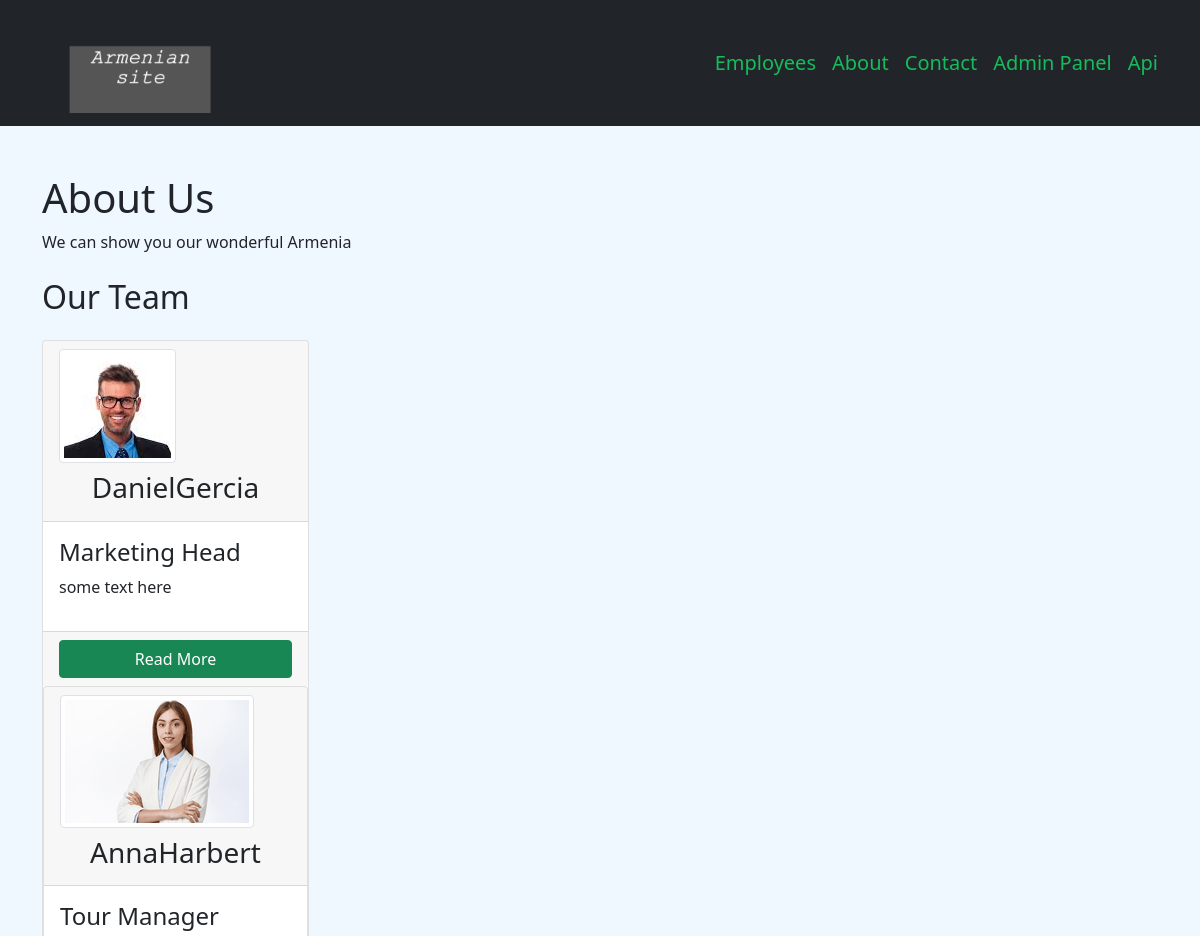
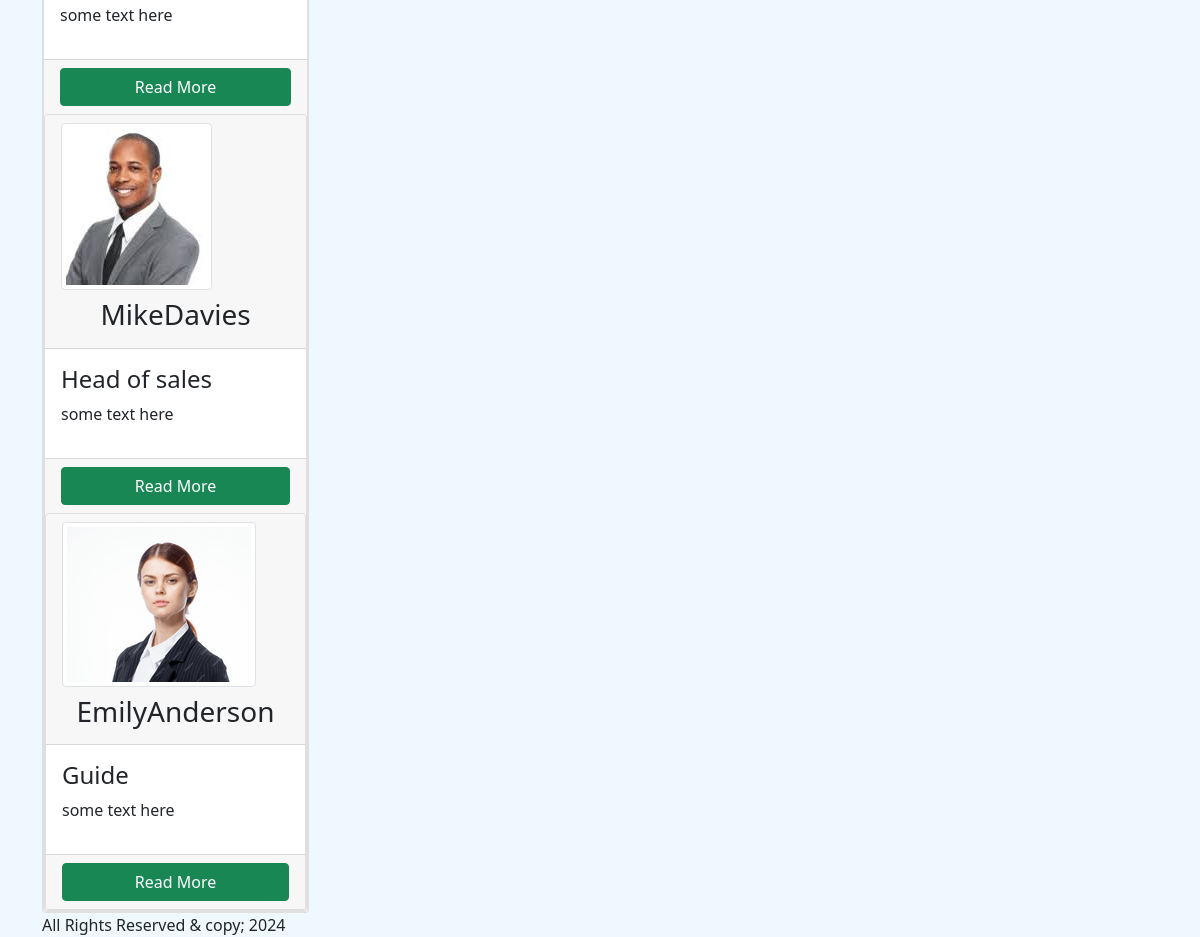
The page /about/ on the database its author committed (2 pictures, top to bottom).
### employees/models.py (models this page shows, shortened)
class About(models.Model):
    title = models.CharField(max_length=255)
    body = models.TextField(max_length=255)
    class Meta:
        verbose_name = "about"
        verbose_name_plural = "abouts"

class Team(models.Model):
    first_name = models.CharField(max_length=55)
    last_name = models.CharField(max_length=55)
    position = models.CharField(max_length=55)
    about = models.TextField(max_length=255)
    avatar = models.ImageField(
        upload_to= "team")
    class Meta:
        verbose_name = "team"
        verbose_name_plural = "teams"

### employees/views.py (the view)
# urls.py: path('about/', views.about, name="about"),
def about(request):
    about_text = About.objects.all()
    team = Team.objects.all()
    return render(request, "about.html", {
        "about_text": about_text,
        "team": team
    })

### employees/templates/about.html (shortened to what this page needs)
{% extends "base.html" %}
{% block about_template %}
  <div class="mt-5">
    <article>
      {% for about in about_text %}
        <h1>{{about.title}}</h1>
        <p>{{about.body}}</p>
      {% endfor %}
    </article>
    <h2 class="mt-4 mb-4">Our Team</h2>
      <div style="
        display:grid;
        grid-template-columns: repeat(auto-fill, minmax(250px, 1fr));
        grid-gap: 16px;
      ">
        {% for member in team %}
          <div class="card">
            <div class="card-header">
              <div>
                <img class="img-thumbnail" src="{{ member.avatar.url }}" alt="{{ member.position }}">
              </div>
                <h3 class="text-center mt-2 mb-2">{{member.first_name}}{{member.last_name}}</h3>
            </div>
            <div class="card-body">
              <h4>{{member.position}}</h4>
              <p>{{member.about}}</p>
            </div>
            <div class="card-footer">
                <a href="{% url 'app:single_member' member.id %}" class="btn btn-success d-block">Read More</a>
            </div>
            {% endfor %}
        </div>
      </div>
  </div>
{% endblock %}

### static/css/styles.css (style rules this page uses)
body { background-color: aliceblue; }

### rows shown on the page
About: title "About Us", body "We can show you our wonderful Armenia"
Team: avatar (picture), first_name "Daniel", last_name "Gercia", position "Marketing Head", about "some text here"
Team: avatar (picture), first_name "Anna", last_name "Harbert", position "Tour Manager", about "some text here"
Team: avatar (picture), first_name "Mike", last_name "Davies", position "Head of sales", about "some text here"
Team: avatar (picture), first_name "Emily", last_name "Anderson", position "Guide", about "some text here"
